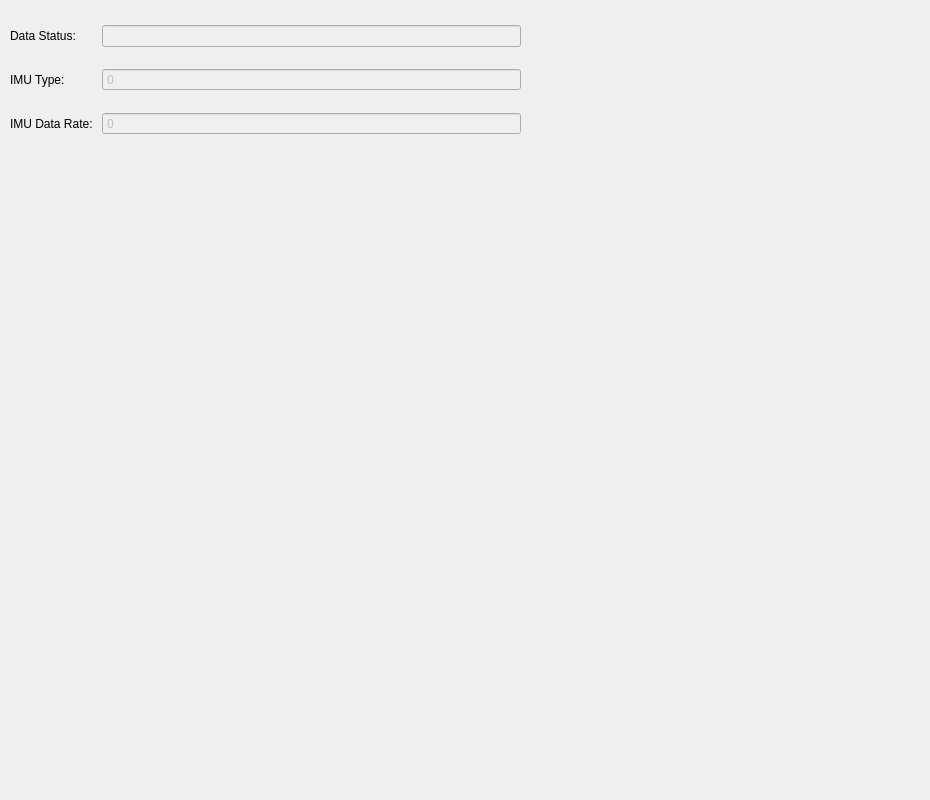
<?xml version="1.0" encoding="UTF-8"?>
<ui version="4.0">
 <class>IMUControl</class>
 <widget class="QWidget" name="IMUControl">
  <property name="geometry">
   <rect>
    <x>0</x>
    <y>0</y>
    <width>930</width>
    <height>800</height>
   </rect>
  </property>
  <property name="windowTitle">
   <string>Form</string>
  </property>
  <widget class="QWidget" name="gridLayoutWidget_2">
   <property name="geometry">
    <rect>
     <x>10</x>
     <y>10</y>
     <width>511</width>
     <height>141</height>
    </rect>
   </property>
   <layout class="QGridLayout" name="imuLayout">
    <item row="0" column="0">
     <widget class="QLabel" name="statusLabel">
      <property name="text">
       <string>Data Status:</string>
      </property>
     </widget>
    </item>
    <item row="1" column="0">
     <widget class="QLabel" name="typeLabel">
      <property name="text">
       <string>IMU Type:</string>
      </property>
     </widget>
    </item>
    <item row="1" column="1">
     <widget class="QSpinBox" name="typeSpinBox">
      <property name="enabled">
       <bool>false</bool>
      </property>
      <property name="readOnly">
       <bool>true</bool>
      </property>
      <property name="buttonSymbols">
       <enum>QAbstractSpinBox::NoButtons</enum>
      </property>
      <property name="maximum">
       <number>1000000</number>
      </property>
     </widget>
    </item>
    <item row="2" column="0">
     <widget class="QLabel" name="rateLabel">
      <property name="text">
       <string>IMU Data Rate: </string>
      </property>
     </widget>
    </item>
    <item row="2" column="1">
     <widget class="QSpinBox" name="rateSpinBox">
      <property name="enabled">
       <bool>false</bool>
      </property>
      <property name="readOnly">
       <bool>true</bool>
      </property>
      <property name="buttonSymbols">
       <enum>QAbstractSpinBox::NoButtons</enum>
      </property>
      <property name="maximum">
       <number>1000000</number>
      </property>
     </widget>
    </item>
    <item row="0" column="1">
     <widget class="QLineEdit" name="statusText">
      <property name="enabled">
       <bool>false</bool>
      </property>
      <property name="readOnly">
       <bool>true</bool>
      </property>
     </widget>
    </item>
   </layout>
  </widget>
 </widget>
 <resources/>
 <connections/>
</ui>
